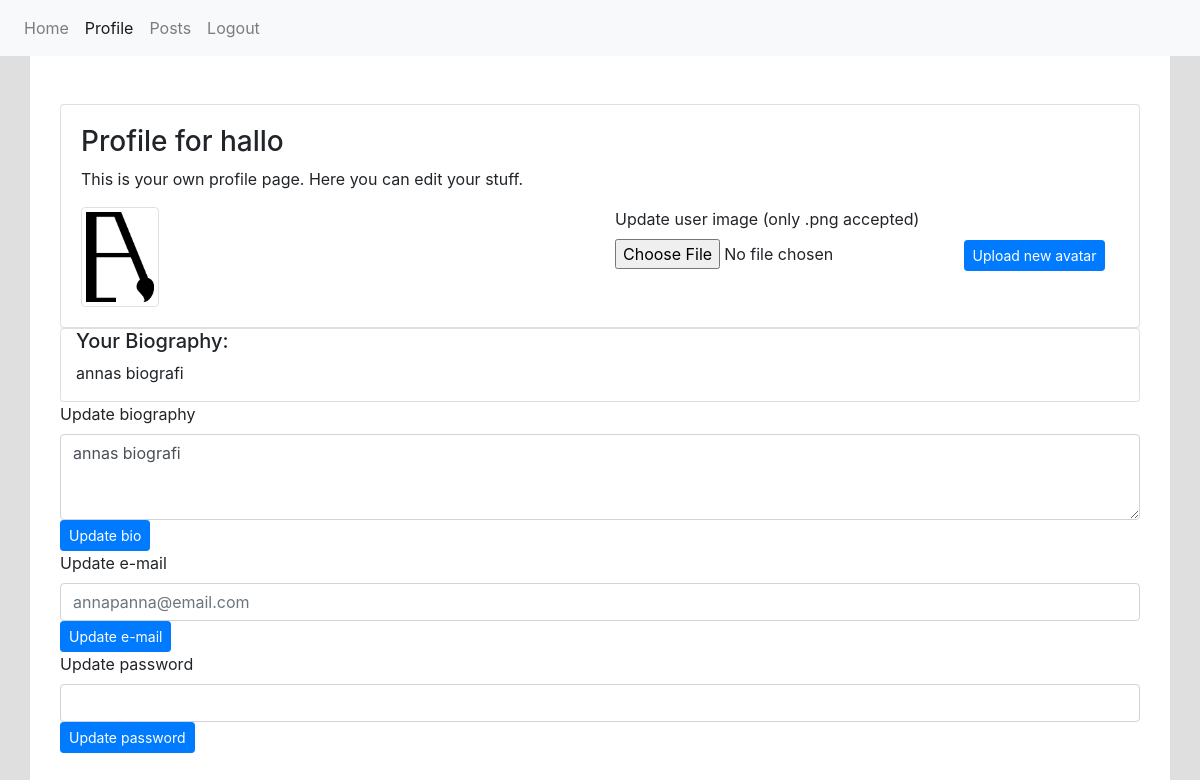
/profile.php (signed in), run on the app's committed database.
### tables this page shows
CREATE TABLE "User" (
	`user_id`	INTEGER NOT NULL PRIMARY KEY AUTOINCREMENT,
	`username`	TEXT NOT NULL UNIQUE,
	`email`	TEXT NOT NULL,
	`password`	TEXT NOT NULL,
	`bio`	TEXT,
	`avatar`	TEXT
);

### profile.php (the view, shortened to what this page needs)
<?php
require __DIR__.'/views/header.php';
$userSession = $_SESSION['userSession'] ?? false;
$statement = $pdo->prepare('SELECT * FROM User');
$statement->execute();
$results = $statement->fetchAll(PDO::FETCH_ASSOC);
foreach ($results as $result) {
  $bio = $result['bio'];
  $email = $result['email'];
}
?>
<div class="container">
  <div class="card">
    <div class="card-body">
      <h3>Profile for <?php echo $userSession['username'] ?></h3>
      <p>This is your own profile page. Here you can edit your stuff.</p>
      <div class="row">
        <div class="col">
          <?php if (!isset($userSession['avatar'])): ?>
            <img src="assets/defaults/profilestart.png" alt="default image" class="img-thumbnail">
          <?php else : ?>
            <img src="uploads/<?php echo $userSession['avatar']; ?>" class="img-thumbnail">
          <?php endif; ?>
        </div>
        <div class="col">
          <form action="upload.php" method="post" enctype="multipart/form-data">
            <label for="avatar">Update user image (only .png accepted)</label>
            <input type="file" name="avatar" accept=".png" required>
            <button type="submit" class="btn btn-primary btn-sm">Upload new avatar</button>
          </form>
        </div>
      </div>
    </div>
  </div>
  <div class="card">
    <h5 class="col-6">Your Biography:</h5>
    <p class="col-6"><?php echo $bio; ?></p>
  </div>
      <form action="/app/auth/updateprofile.php" method="POST">
          <label for="textarea">Update biography</label>
          <textarea class="form-control" name="bio" rows="3"><?php echo $bio; ?></textarea>
          <button type="submit" class="btn btn-primary btn-sm">Update bio</button>
      </form>
      <form action="/app/auth/updateprofile.php" method="POST">
          <label for="input">Update e-mail</label>
          <input class="form-control" name="email" placeholder="<?php echo $email; ?>"></input>
          <button type="submit" class="btn btn-primary btn-sm">Update e-mail</button>
      </form>
      <form action="/app/auth/updateprofile.php" method="POST">
          <label for="input">Update password</label>
          <input class="form-control" name="password" type="password"></input>
          <button type="submit" class="btn btn-primary btn-sm">Update password</button>
      </form>
</div>
<?php require __DIR__.'/views/footer.php'; ?>

### assets/styles/main.css (style rules this page uses)
body { background-color: #dfdfdf; }
.container { background-color: white; }
.img-thumbnail { max-width:100px; max-height:100px; width: auto; height: auto; }

### data on the page
user: username "hallo", avatar (picture)
user: bio "annas biografi", email "annapanna@email.com"
